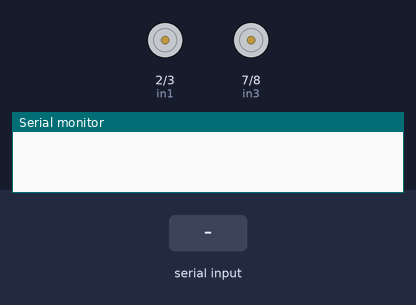
Recording of a sketch running on a simulated Arduino Uno, built with avr-gcc and run on an emulated ATmega328P. Shown: motor-driver pin pairs drawn as motors (green arrow = first pin HIGH = forward, orange = second pin HIGH = backward, longer = more drive, scaled by the enable pin), the last lines printed to the serial monitor. The test bench sets the inputs (shaded band).

Above: at 1.2 s.
1.3 s: "F" received over Serial
At 1.6 s:
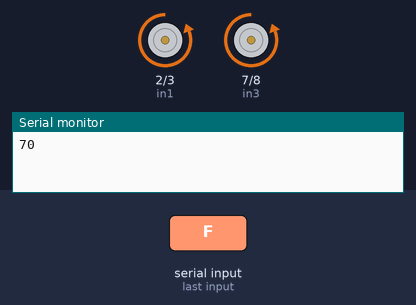
2.8 s: byte 50 ('2') received over Serial
At 3.9 s:
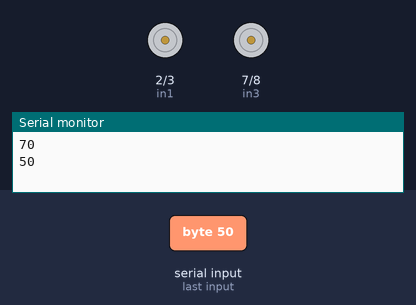
4.3 s: "B" received over Serial
At 5.1 s:
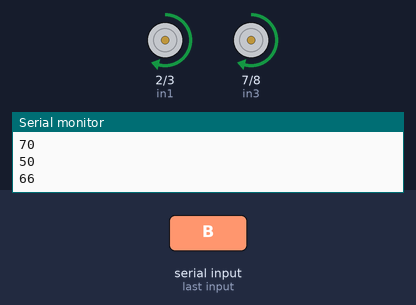
5.8 s: byte 51 ('3') received over Serial
At 6.2 s:
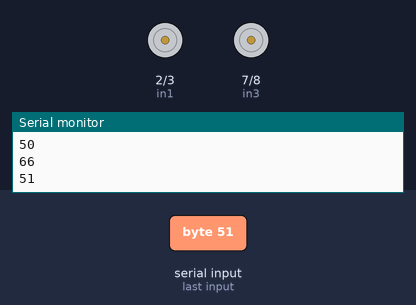
7.3 s: "L" received over Serial
At 8.5 s:
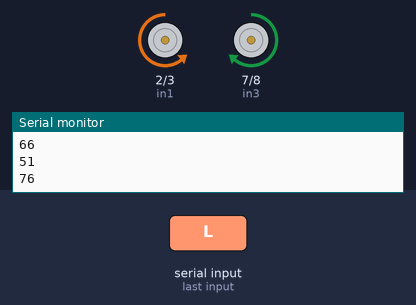
8.8 s: "R" received over Serial
At 9.7 s:
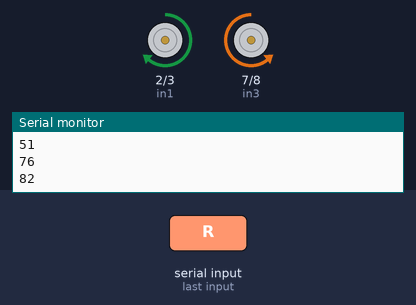
Timing chart, 0 to 11.3 s (numbered marks = the images above; inputs shaded):
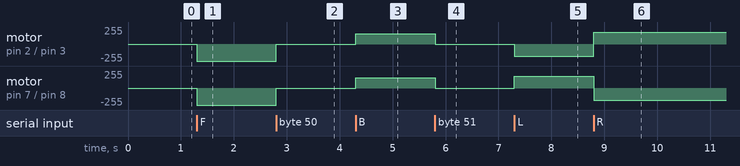

The sketch:

sand_rover_v2.0.0.ino
```cpp
#define in1 2   // Right
#define in2 3   // Right
#define in3 7   // Left
#define in4 8   // Left
#define enableA 5  // Right motors
#define enableB 6  // Left motors

int command; //Int to store app command state.
int Speed = 255; // 0 - 255.
int Speedsec;
int buttonState = 0;
int lastButtonState = 0;
int Turnradius = 150; //Set the radius of a turn, 0 - 255 Note:the robot will malfunction if this is higher than int Speed.
float turnRatio = 0.6;
int turnSpeed = 180;
int smoothTurnSpeed = 0;
int brakeTime = 45;
int brkonoff = 1; //1 for the electronic braking system, 0 for normal.

void setup() {
  pinMode(in1, OUTPUT);
  pinMode(in2, OUTPUT);
  pinMode(in3, OUTPUT);
  pinMode(in4, OUTPUT);
  pinMode(enableA, OUTPUT);
  pinMode(enableB, OUTPUT);
  Serial.begin(9600);  //Set the baud rate to your Bluetooth module.
}

void loop() {
  if (Serial.available() > 0) {
    command = Serial.read();
    Serial.println(command);
    Stop(); //Initialize with motors stoped.
    switch (command) {
      case 'F':
        forward();
        break;
      case 'B':
        back();
        break;
      case 'L':
        left();
        break;
      case 'R':
        right();
        break;
      case 'G':
        left();
        // setSmoothTurn();
        // forwardleft();
        break;
      case 'I':
        right();
        // setSmoothTurn();
        // forwardright();
        break;
      case 'H':
        right();
        // setSmoothTurn();
        // backleft();
        break;
      case 'J':
        left();
        // setSmoothTurn();
        // backright();
        break;
      case '0':
        Speed = 100;
        turnSpeed = 180;
        break;
      case '1':
        Speed = 140;
        turnSpeed = 180;
        break;
      case '2':
        Speed = 153;
        turnSpeed = 180;
        break;
      case '3':
        Speed = 165;
        turnSpeed = 180;
        break;
      case '4':
        Speed = 178;
        turnSpeed = 180;
        break;
      case '5':
        Speed = 191;
        turnSpeed = 191;
        break;
      case '6':
        Speed = 204;
        turnSpeed = 204;
        break;
      case '7':
        Speed = 216;
        turnSpeed = 216;
        break;
      case '8':
        Speed = 229;
        turnSpeed = 229;
        break;
      case '9':
        Speed = 242;
        turnSpeed = 242;
        break;
      case 'q':
        Speed = 255;
        turnSpeed = 255;
        break;
    }
    // Speedsec = Turnradius;
    // Speedsec = (int)(turnRatio * Speed);
    if (brkonoff == 1) {
      brakeOn();
    } else {
      brakeOff();
    }
  }
}

void forward() {
  digitalWrite(in1, LOW);
  digitalWrite(in2, HIGH);
  analogWrite(enableA, Speed);

  digitalWrite(in3, LOW);
  digitalWrite(in4, HIGH);
  analogWrite(enableB, Speed);
}

void back() {
  digitalWrite(in1, HIGH);
  digitalWrite(in2, LOW);
  analogWrite(enableA, Speed);

  digitalWrite(in3, HIGH);
  digitalWrite(in4, LOW);
  analogWrite(enableB, Speed);
}

void left() {
  digitalWrite(in1, LOW);
  digitalWrite(in2, HIGH);
  analogWrite(enableA, turnSpeed);

  digitalWrite(in3, HIGH);
  digitalWrite(in4, LOW);
  analogWrite(enableB, turnSpeed);
}

void right() {
  digitalWrite(in1, HIGH);
  digitalWrite(in2, LOW);
  analogWrite(enableA, turnSpeed);

  digitalWrite(in3, LOW);
  digitalWrite(in4, HIGH);
  analogWrite(enableB, turnSpeed);
}
// void forwardleft() {
// //  analogWrite(in1, Speed);
// //  analogWrite(in3, Speedsec);
//   digitalWrite(in1, LOW);
//   digitalWrite(in2, HIGH);
//   analogWrite(enableA, smoothTurnSpeed);

//   digitalWrite(in3, LOW);
//   digitalWrite(in4, HIGH);
//   analogWrite(enableB, Speedsec);

// }
// void forwardright() {
// //  analogWrite(in1, Speedsec);
// //  analogWrite(in3, Speed);
//   digitalWrite(in1, LOW);
//   digitalWrite(in2, HIGH);
//   analogWrite(enableA, Speedsec);

//   digitalWrite(in3, LOW);
//   digitalWrite(in4, HIGH);
//   analogWrite(enableB, smoothTurnSpeed);
// }
// void backright() {
//   digitalWrite(in1, HIGH);
//   digitalWrite(in2, LOW);
//   analogWrite(enableA, Speedsec);

//   digitalWrite(in3, HIGH);
//   digitalWrite(in4, LOW);
//   analogWrite(enableB, smoothTurnSpeed);
// }
// void backleft() {
//   digitalWrite(in1, HIGH);
//   digitalWrite(in2, LOW);
//   analogWrite(enableA, smoothTurnSpeed);

//   digitalWrite(in3, HIGH);
//   digitalWrite(in4, LOW);
//   analogWrite(enableB, Speedsec);
// }

void Stop() {
  digitalWrite(in1, 0);
  digitalWrite(in2, 0);
  digitalWrite(in3, 0);
  digitalWrite(in4, 0);
  analogWrite(enableA, 0);
  analogWrite(enableA, 0);

}

// void setSmoothTurn(){
//   if(Speed < 154) smoothTurnSpeed = 180;
//   else if(Speed < 179) smoothTurnSpeed = 205;
//   else if(Speed < 205) smoothTurnSpeed = 230;
//   else smoothTurnSpeed = 255;
// }
void brakeOn() {
  //Here's the future use: an electronic braking system!
  // read the pushbutton input pin:
  buttonState = command;
  // compare the buttonState to its previous state
  if (buttonState != lastButtonState) {
    // if the state has changed, increment the counter
    if (buttonState == 'S') {
      if (lastButtonState != buttonState) {
        digitalWrite(in1, HIGH);
        digitalWrite(in2, HIGH);
        digitalWrite(in3, HIGH);
        digitalWrite(in4, HIGH);
        delay(brakeTime);
        Stop();
      }
    }
    // save the current state as the last state,
    //for next time through the loop
    lastButtonState = buttonState;
  }
}
void brakeOff() {

}
```

Measured:
- after the input at 1.3 s, motor on pin 2 (in1) / pin 3 (in2), motor on pin 7 (in3) / pin 8 (in4): stopped → backward 255/255 at once
- after the input at 2.8 s, motor on pin 2 (in1) / pin 3 (in2), motor on pin 7 (in3) / pin 8 (in4): backward 255/255 → stopped at once
- after the input at 4.3 s, motor on pin 2 (in1) / pin 3 (in2), motor on pin 7 (in3) / pin 8 (in4): stopped → forward 153/255 at once
- after the input at 5.8 s, motor on pin 2 (in1) / pin 3 (in2), motor on pin 7 (in3) / pin 8 (in4): forward 153/255 → stopped at once
- after the input at 7.3 s, motor on pin 2 (in1) / pin 3 (in2): stopped → backward 180/255 at once; motor on pin 7 (in3) / pin 8 (in4): stopped → forward 180/255 at once
- after the input at 8.8 s, motor on pin 2 (in1) / pin 3 (in2): backward 180/255 → forward 180/255 at once; motor on pin 7 (in3) / pin 8 (in4): forward 180/255 → backward 180/255 at once
